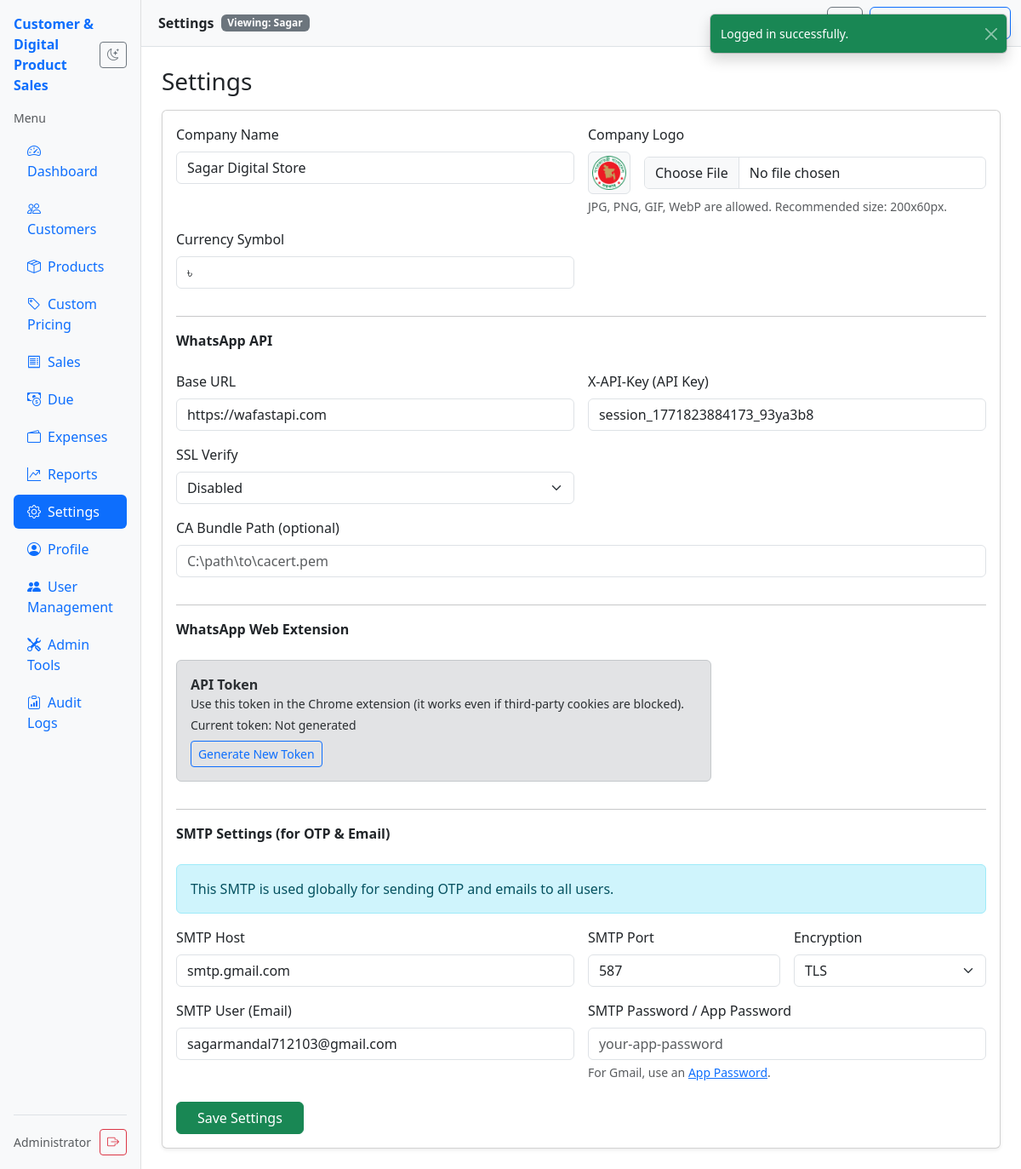
Page /index.php?page=settings&scope_admin_id=2 (signed in) on the committed database.
### tables this page shows
CREATE TABLE "settings" (
            key TEXT NOT NULL,
            value TEXT NOT NULL,
            admin_id INTEGER NOT NULL DEFAULT 0,
            PRIMARY KEY (key, admin_id)
        );

### app/pages/settings.php (the view, shortened to what the rows shown need)
    <?php
$isSuperAdmin = app_is_super_admin();
$companyName = app_setting('company_name', 'My Digital Store');
$companyLogo = app_setting('company_logo', '');
$waBaseUrl = app_setting('whatsapp_base_url', 'https://wafastapi.com');
$waApiKey = app_setting('whatsapp_api_key', '');
$waSslVerify = app_setting('whatsapp_ssl_verify', '1') !== '0';
$smtpHost = $isSuperAdmin ? smtp_setting_for_admin(0, 'smtp_host', 'smtp.gmail.com') : '';
$smtpPort = $isSuperAdmin ? (int)smtp_setting_for_admin(0, 'smtp_port', '587') : 587;
$smtpUser = $isSuperAdmin ? smtp_setting_for_admin(0, 'smtp_user', '') : '';
$smtpEncryption = $isSuperAdmin ? smtp_setting_for_admin(0, 'smtp_encryption', 'tls') : 'tls';
require dirname(__DIR__) . DIRECTORY_SEPARATOR . 'views' . DIRECTORY_SEPARATOR . 'partials' . DIRECTORY_SEPARATOR . 'header.php';
?>
<h1 class="h3 mb-3">Settings</h1>
<div class="card shadow-sm">
    <div class="card-body">
        <form method="post" action="index.php?page=settings" enctype="multipart/form-data">
            <div class="row g-3">
                <div class="col-12 col-md-6">
                    <label class="form-label">Company Name</label>
                    <input class="form-control" name="company_name" value="<?= e($companyName) ?>">
                </div>
                <div class="col-12 col-md-6">
                    <div class="d-flex align-items-center gap-3">
                        <?php if ($companyLogo !== ''): ?>
                            <div class="border rounded p-1 bg-light">
                                <img src="<?= e($companyLogo) ?>" alt="Logo" style="height: 40px; width: auto;">
                            </div>
                        <?php endif; ?>
                    </div>
                </div>
                <div class="col-12 col-md-6">
                    <label class="form-label">Currency Symbol</label>
                    <input class="form-control" name="currency_symbol" value="<?= e($currency) ?>" placeholder="$">
                </div>
                <div class="col-12 col-md-6">
                    <label class="form-label">Base URL</label>
                    <input class="form-control" name="whatsapp_base_url" value="<?= e($waBaseUrl) ?>" placeholder="https://wafastapi.com">
                </div>
                <div class="col-12 col-md-6">
                    <label class="form-label">X-API-Key (API Key)</label>
                    <input class="form-control" name="whatsapp_api_key" value="<?= e($waApiKey) ?>" placeholder="your-api-key-here">
                </div>
                <div class="col-12 col-md-6">
                    <label class="form-label">SSL Verify</label>
                    <select class="form-select" name="whatsapp_ssl_verify">
                        <option value="0" <?= !$waSslVerify ? 'selected' : '' ?>>Disabled</option>
                    </select>
                </div>
                <?php if ($isSuperAdmin): ?>
                    <div class="col-12">
                        <div class="alert alert-info mb-0">
                            This SMTP is used globally for sending OTP and emails to all users.
                        </div>
                    </div>
                    <div class="col-12 col-md-6">
                        <label class="form-label">SMTP Host</label>
                        <input class="form-control" name="smtp_host" value="<?= e($smtpHost) ?>" placeholder="smtp.gmail.com">
                    </div>
                    <div class="col-12 col-md-3">
                        <label class="form-label">SMTP Port</label>
                        <input class="form-control" name="smtp_port" type="number" value="<?= $smtpPort ?>" placeholder="587">
                    </div>
                    <div class="col-12 col-md-3">
                        <label class="form-label">Encryption</label>
                        <select class="form-select" name="smtp_encryption">
                            <option value="tls" <?= $smtpEncryption === 'tls' ? 'selected' : '' ?>>TLS</option>
                        </select>
                    </div>
                    <div class="col-12 col-md-6">
                        <label class="form-label">SMTP User (Email)</label>
                        <input class="form-control" name="smtp_user" value="<?= e($smtpUser) ?>" placeholder="example@gmail.com">
                    </div>
                    <div class="col-12 col-md-6">
                        <label class="form-label">SMTP Password / App Password</label>
                        <input class="form-control" name="smtp_pass" type="password" value="" placeholder="your-app-password">
                        <div class="form-text">For Gmail, use an <a href="https://myaccount.google.com/apppasswords" target="_blank">App Password</a>.</div>
                    </div>
                <?php endif; ?>
            </div>
        </form>
    </div>
</div>
<?php require dirname(__DIR__) . DIRECTORY_SEPARATOR . 'views' . DIRECTORY_SEPARATOR . 'partials' . DIRECTORY_SEPARATOR . 'footer.php'; ?>

### app/views/partials/header.php (shortened to what the rows shown need)
<?php
$currency = app_setting('currency_symbol', '');
$isLoggedIn = auth_is_logged_in();
$currentPage = (string)($GLOBALS['CURRENT_PAGE'] ?? '');
$isSuperAdmin = $isLoggedIn && app_is_super_admin();
$scopeAdminId = $isSuperAdmin ? app_scope_admin_id() : (int)($_SESSION['admin_id'] ?? 0);
$adminUsers = [];
if ($isSuperAdmin && app_db_initialized()) {
    try {
        $stmt = db()->prepare("SELECT id, name, email FROM admins WHERE role='user' ORDER BY id ASC");
        $stmt->execute();
        $adminUsers = $stmt->fetchAll();
    } catch (Throwable $e) {
        $adminUsers = [];
    }
}
$scopeLabel = '';
if ($isSuperAdmin) {
    if ($scopeAdminId === 0) {
        $scopeLabel = 'All Users';
    } else {
        $scopeLabel = 'User #' . $scopeAdminId;
        foreach ($adminUsers as $u) {
            if ((int)($u['id'] ?? 0) === $scopeAdminId) {
                $scopeLabel = (string)($u['name'] ?? $scopeLabel);
                break;
            }
        }
    }
}
?>
<!doctype html>
<html lang="en">
<head>
    <link href="https://cdn.jsdelivr.net/npm/bootstrap@5.3.3/dist/css/bootstrap.min.css" rel="stylesheet">
    <link href="https://cdn.jsdelivr.net/npm/bootstrap-icons@1.11.3/font/bootstrap-icons.min.css" rel="stylesheet">
</head>
<body class="bg-body">
<?php if ($isLoggedIn): ?>
    <div class="app-shell">
        <div class="app-content flex-grow-1">
            <nav class="navbar navbar-expand bg-body-tertiary border-bottom sticky-top">
                <div class="container-fluid">
                    <div class="d-flex align-items-center ms-2">
                        <span class="fw-semibold"><?= e(ucfirst($currentPage !== '' ? $currentPage : 'dashboard')) ?></span>
                        <?php if ($isSuperAdmin): ?>
                            <span class="badge ms-2 <?= $scopeAdminId === 0 ? 'text-bg-warning' : 'text-bg-secondary' ?>">
                                Viewing: <?= e($scopeLabel) ?>
                            </span>
                        <?php endif; ?>
                    </div>
                </div>
            </nav>
            <main class="container-fluid py-4">
                <div class="container-xxl">
<?php else: ?>
    <main class="container py-5">
<?php endif; ?>

### rows in the picture
settings: company_name "Sagar Digital Store"
settings: value (picture)
settings: currency_symbol "৳"
settings: whatsapp_base_url "https://wafastapi.com"
settings: whatsapp_api_key "session_1771823884173_93ya3b8"
settings: whatsapp_ssl_verify "Disabled"
settings: smtp_host "smtp.gmail.com"
settings: smtp_port "587"
settings: smtp_encryption "TLS"
settings: smtp_user "sagarmandal712103@gmail.com"

### other values in the picture
$appName "Customer & Digital Product Sales"
$adminName "Administrator"
$currentPage !== '' ? $currentPage : 'dashboard' "Settings"
$scopeLabel "Sagar"
$flash['message'] "Logged in successfully."
